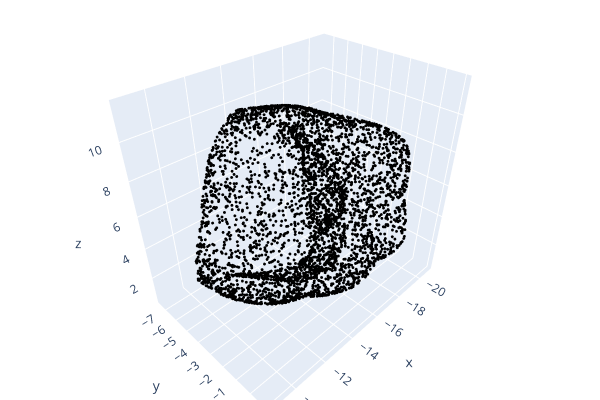
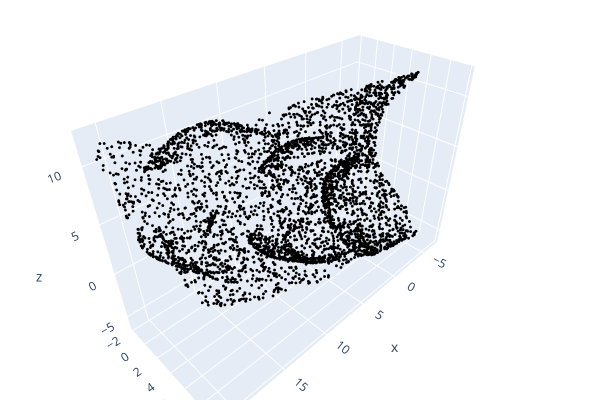
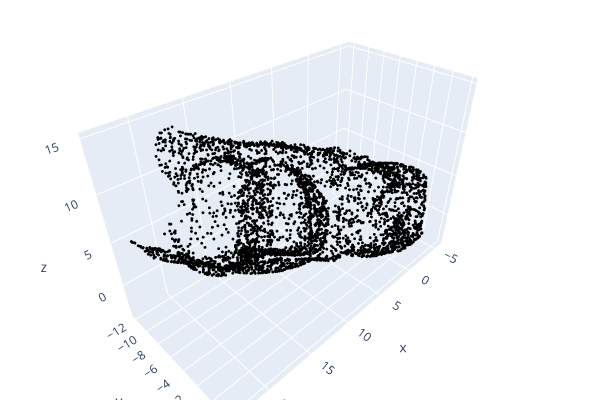

Write notebook code for charts like these, in order.
### Code cell
input_pcd1 = o3d.io.read_point_cloud("/home/shirshak/DMC/data/data_npy/20240718_131056_ITERO(169483943)_3/20240718_131056_ITERO(169483943) 3_shell.pcd")
input_pcd2 = o3d.io.read_point_cloud("/home/shirshak/DMC/data/data_npy/20240718_131056_ITERO(169483943)_3/20240718_131056_ITERO(169483943)_3_Antagonist.pcd")
input_pcd3 = o3d.io.read_point_cloud("/home/shirshak/DMC/data/data_npy/20240718_131056_ITERO(169483943)_3/20240718_131056_ITERO(169483943)_3_master.pcd")


input_pcd1.translate([-15, 0, 0])

input_pcd2.translate([15, 0, 0])

input_pcd3.translate([10, 0, 0])



input_pcd1.colors = o3d.utility.Vector3dVector(np.zeros((len(input_pcd1.points), 3)))

input_pcd2.colors = o3d.utility.Vector3dVector(np.zeros((len(input_pcd2.points), 3)))

input_pcd3.colors = o3d.utility.Vector3dVector(np.zeros((len(input_pcd3.points), 3)))




print("Point Cloud : Customer's Data Crown   -----> Data : '20240718_131056_ITERO(169483943) 3' ")
o3d.visualization.draw_plotly([input_pcd1])

print("Point Cloud : Customer's Data Antagonist 'Context Surface' Jaw   -----> Data : '20240718_131056_ITERO(169483943) 3' ")
o3d.visualization.draw_plotly([input_pcd2])

print("Point Cloud : Customer's Data Master 'Context Surface' Jaw   -----> Data : '20240718_131056_ITERO(169483943) 3' ")
o3d.visualization.draw_plotly([input_pcd3])

### Figure 1 — Plotly figure (JSON) as saved in the notebook; plotly's stock layout.template omitted (floating-point values rounded to 4 significant figures; data arrays with more than 128 entries replaced by an {"elided": "..."} marker saying what was removed)
{"data": [{"marker": {"color": {"elided": "4096x3 float values"}, "size": 1}, "mode": "markers", "type": "scatter3d", "x": {"elided": "4096 float values"}, "y": {"elided": "4096 float values"}, "z": {"elided": "4096 float values"}}], "layout": {"height": 400, "margin": {"b": 0, "l": 0, "r": 0, "t": 0}, "scene": {"camera": {"center": {"x": 0, "y": 0, "z": 0}, "up": {"x": 0, "y": 0, "z": 1}}}, "showlegend": false, "width": 600}}

### Figure 2 — Plotly figure (JSON) as saved in the notebook; plotly's stock layout.template omitted (floating-point values rounded to 4 significant figures; data arrays with more than 128 entries replaced by an {"elided": "..."} marker saying what was removed)
{"data": [{"marker": {"color": {"elided": "4096x3 float values"}, "size": 1}, "mode": "markers", "type": "scatter3d", "x": {"elided": "4096 float values"}, "y": {"elided": "4096 float values"}, "z": {"elided": "4096 float values"}}], "layout": {"height": 400, "margin": {"b": 0, "l": 0, "r": 0, "t": 0}, "scene": {"camera": {"center": {"x": 0, "y": 0, "z": 0}, "up": {"x": 0, "y": 0, "z": 1}}}, "showlegend": false, "width": 600}}

### Figure 3 — Plotly figure (JSON) as saved in the notebook; plotly's stock layout.template omitted (floating-point values rounded to 4 significant figures; data arrays with more than 128 entries replaced by an {"elided": "..."} marker saying what was removed)
{"data": [{"marker": {"color": {"elided": "4096x3 float values"}, "size": 1}, "mode": "markers", "type": "scatter3d", "x": {"elided": "4096 float values"}, "y": {"elided": "4096 float values"}, "z": {"elided": "4096 float values"}}], "layout": {"height": 400, "margin": {"b": 0, "l": 0, "r": 0, "t": 0}, "scene": {"camera": {"center": {"x": 0, "y": 0, "z": 0}, "up": {"x": 0, "y": 0, "z": 1}}}, "showlegend": false, "width": 600}}
